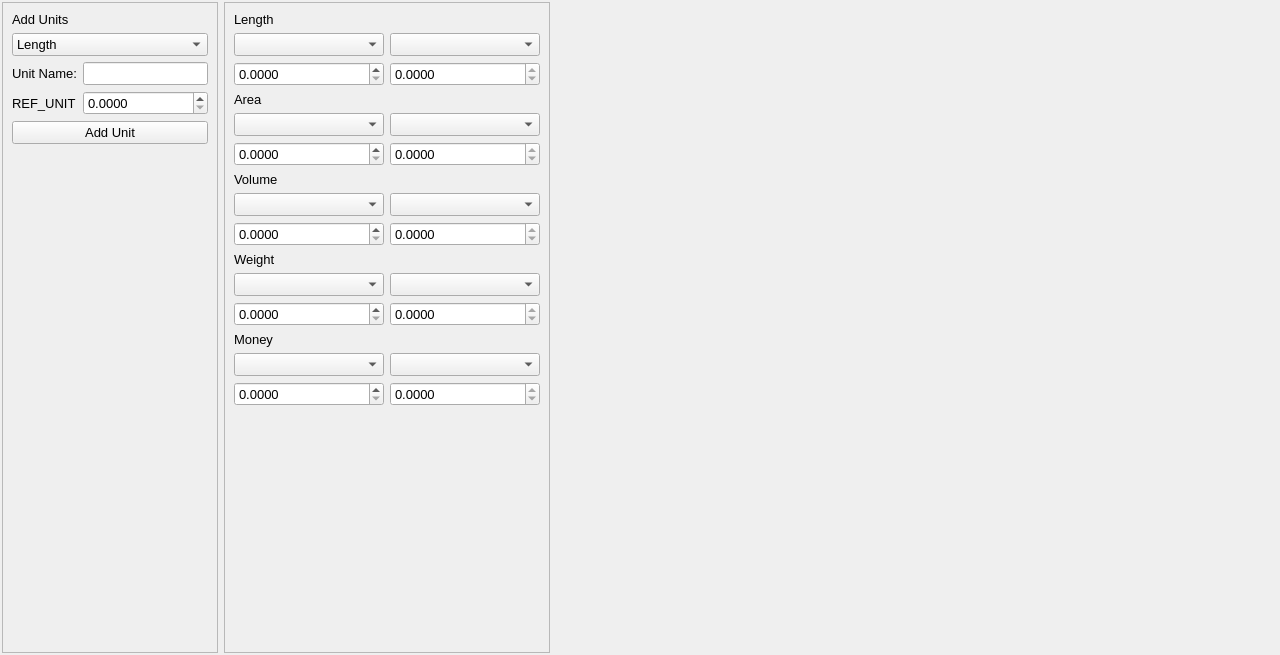
<?xml version="1.0" encoding="UTF-8"?>
<ui version="4.0">
 <class>ConverterTool</class>
 <widget class="QWidget" name="ConverterTool">
  <property name="geometry">
   <rect>
    <x>0</x>
    <y>0</y>
    <width>1280</width>
    <height>655</height>
   </rect>
  </property>
  <property name="windowTitle">
   <string>Converter</string>
  </property>
  <property name="windowIcon">
   <iconset resource="../resources.qrc">
    <normaloff>:/icons/media/converter.png</normaloff>:/icons/media/converter.png</iconset>
  </property>
  <layout class="QHBoxLayout" name="horizontalLayout">
   <property name="leftMargin">
    <number>2</number>
   </property>
   <property name="topMargin">
    <number>2</number>
   </property>
   <property name="rightMargin">
    <number>2</number>
   </property>
   <property name="bottomMargin">
    <number>2</number>
   </property>
   <item>
    <widget class="QFrame" name="frame">
     <property name="sizePolicy">
      <sizepolicy hsizetype="Maximum" vsizetype="Preferred">
       <horstretch>0</horstretch>
       <verstretch>0</verstretch>
      </sizepolicy>
     </property>
     <property name="frameShape">
      <enum>QFrame::StyledPanel</enum>
     </property>
     <property name="frameShadow">
      <enum>QFrame::Raised</enum>
     </property>
     <layout class="QVBoxLayout" name="verticalLayout">
      <item>
       <widget class="QLabel" name="label">
        <property name="font">
         <font>
          <pointsize>10</pointsize>
         </font>
        </property>
        <property name="text">
         <string>Add Units</string>
        </property>
       </widget>
      </item>
      <item>
       <widget class="QComboBox" name="comboBox_unitType">
        <property name="font">
         <font>
          <pointsize>10</pointsize>
         </font>
        </property>
        <item>
         <property name="text">
          <string>Length</string>
         </property>
        </item>
        <item>
         <property name="text">
          <string>Area</string>
         </property>
        </item>
        <item>
         <property name="text">
          <string>Volume</string>
         </property>
        </item>
        <item>
         <property name="text">
          <string>Weight</string>
         </property>
        </item>
        <item>
         <property name="text">
          <string>Money</string>
         </property>
        </item>
       </widget>
      </item>
      <item>
       <layout class="QFormLayout" name="formLayout">
        <item row="0" column="0">
         <widget class="QLabel" name="label_7">
          <property name="font">
           <font>
            <pointsize>10</pointsize>
           </font>
          </property>
          <property name="text">
           <string>Unit Name:</string>
          </property>
         </widget>
        </item>
        <item row="0" column="1">
         <widget class="QLineEdit" name="lineEdit_unitName">
          <property name="font">
           <font>
            <pointsize>10</pointsize>
           </font>
          </property>
         </widget>
        </item>
        <item row="1" column="0">
         <widget class="QLabel" name="label_refUnit">
          <property name="font">
           <font>
            <pointsize>10</pointsize>
           </font>
          </property>
          <property name="text">
           <string>REF_UNIT</string>
          </property>
         </widget>
        </item>
        <item row="1" column="1">
         <widget class="QDoubleSpinBox" name="doubleSpinBox_refUnits">
          <property name="font">
           <font>
            <pointsize>10</pointsize>
           </font>
          </property>
          <property name="decimals">
           <number>4</number>
          </property>
          <property name="maximum">
           <double>999999999.990000009536743</double>
          </property>
         </widget>
        </item>
       </layout>
      </item>
      <item>
       <widget class="QPushButton" name="pushButton_addUnit">
        <property name="font">
         <font>
          <pointsize>10</pointsize>
         </font>
        </property>
        <property name="text">
         <string>Add Unit</string>
        </property>
       </widget>
      </item>
      <item>
       <spacer name="verticalSpacer_2">
        <property name="orientation">
         <enum>Qt::Vertical</enum>
        </property>
        <property name="sizeHint" stdset="0">
         <size>
          <width>20</width>
          <height>40</height>
         </size>
        </property>
       </spacer>
      </item>
     </layout>
    </widget>
   </item>
   <item>
    <widget class="QFrame" name="frame_2">
     <property name="sizePolicy">
      <sizepolicy hsizetype="Preferred" vsizetype="Preferred">
       <horstretch>0</horstretch>
       <verstretch>0</verstretch>
      </sizepolicy>
     </property>
     <property name="frameShape">
      <enum>QFrame::StyledPanel</enum>
     </property>
     <property name="frameShadow">
      <enum>QFrame::Raised</enum>
     </property>
     <layout class="QGridLayout" name="gridLayout">
      <item row="2" column="0">
       <widget class="QDoubleSpinBox" name="doubleSpinBox_length1">
        <property name="font">
         <font>
          <pointsize>10</pointsize>
         </font>
        </property>
        <property name="decimals">
         <number>4</number>
        </property>
        <property name="maximum">
         <double>999999999.990000009536743</double>
        </property>
       </widget>
      </item>
      <item row="5" column="0">
       <widget class="QDoubleSpinBox" name="doubleSpinBox_area1">
        <property name="font">
         <font>
          <pointsize>10</pointsize>
         </font>
        </property>
        <property name="decimals">
         <number>4</number>
        </property>
        <property name="maximum">
         <double>999999999.990000009536743</double>
        </property>
       </widget>
      </item>
      <item row="5" column="1">
       <widget class="QDoubleSpinBox" name="doubleSpinBox_area2">
        <property name="font">
         <font>
          <pointsize>10</pointsize>
         </font>
        </property>
        <property name="readOnly">
         <bool>true</bool>
        </property>
        <property name="decimals">
         <number>4</number>
        </property>
        <property name="maximum">
         <double>999999999.990000009536743</double>
        </property>
       </widget>
      </item>
      <item row="2" column="1">
       <widget class="QDoubleSpinBox" name="doubleSpinBox_length2">
        <property name="font">
         <font>
          <pointsize>10</pointsize>
         </font>
        </property>
        <property name="readOnly">
         <bool>true</bool>
        </property>
        <property name="decimals">
         <number>4</number>
        </property>
        <property name="maximum">
         <double>999999999.990000009536743</double>
        </property>
       </widget>
      </item>
      <item row="11" column="0">
       <widget class="QDoubleSpinBox" name="doubleSpinBox_weight1">
        <property name="font">
         <font>
          <pointsize>10</pointsize>
         </font>
        </property>
        <property name="decimals">
         <number>4</number>
        </property>
        <property name="maximum">
         <double>999999999.990000009536743</double>
        </property>
       </widget>
      </item>
      <item row="8" column="1">
       <widget class="QDoubleSpinBox" name="doubleSpinBox_volume2">
        <property name="font">
         <font>
          <pointsize>10</pointsize>
         </font>
        </property>
        <property name="readOnly">
         <bool>true</bool>
        </property>
        <property name="decimals">
         <number>4</number>
        </property>
        <property name="maximum">
         <double>999999999.990000009536743</double>
        </property>
       </widget>
      </item>
      <item row="8" column="0">
       <widget class="QDoubleSpinBox" name="doubleSpinBox_volume1">
        <property name="font">
         <font>
          <pointsize>10</pointsize>
         </font>
        </property>
        <property name="decimals">
         <number>4</number>
        </property>
        <property name="maximum">
         <double>999999999.990000009536743</double>
        </property>
       </widget>
      </item>
      <item row="11" column="1">
       <widget class="QDoubleSpinBox" name="doubleSpinBox_weight2">
        <property name="font">
         <font>
          <pointsize>10</pointsize>
         </font>
        </property>
        <property name="readOnly">
         <bool>true</bool>
        </property>
        <property name="decimals">
         <number>4</number>
        </property>
        <property name="maximum">
         <double>999999999.990000009536743</double>
        </property>
       </widget>
      </item>
      <item row="3" column="0">
       <widget class="QLabel" name="label_3">
        <property name="sizePolicy">
         <sizepolicy hsizetype="Preferred" vsizetype="Maximum">
          <horstretch>0</horstretch>
          <verstretch>0</verstretch>
         </sizepolicy>
        </property>
        <property name="font">
         <font>
          <pointsize>10</pointsize>
         </font>
        </property>
        <property name="text">
         <string>Area</string>
        </property>
       </widget>
      </item>
      <item row="4" column="0">
       <widget class="QComboBox" name="comboBox_area1">
        <property name="sizePolicy">
         <sizepolicy hsizetype="Minimum" vsizetype="Fixed">
          <horstretch>0</horstretch>
          <verstretch>0</verstretch>
         </sizepolicy>
        </property>
        <property name="minimumSize">
         <size>
          <width>150</width>
          <height>0</height>
         </size>
        </property>
        <property name="font">
         <font>
          <pointsize>10</pointsize>
         </font>
        </property>
       </widget>
      </item>
      <item row="4" column="1">
       <widget class="QComboBox" name="comboBox_area2">
        <property name="sizePolicy">
         <sizepolicy hsizetype="Minimum" vsizetype="Fixed">
          <horstretch>0</horstretch>
          <verstretch>0</verstretch>
         </sizepolicy>
        </property>
        <property name="minimumSize">
         <size>
          <width>150</width>
          <height>0</height>
         </size>
        </property>
        <property name="font">
         <font>
          <pointsize>10</pointsize>
         </font>
        </property>
       </widget>
      </item>
      <item row="12" column="0">
       <widget class="QLabel" name="label_6">
        <property name="sizePolicy">
         <sizepolicy hsizetype="Preferred" vsizetype="Maximum">
          <horstretch>0</horstretch>
          <verstretch>0</verstretch>
         </sizepolicy>
        </property>
        <property name="font">
         <font>
          <pointsize>10</pointsize>
         </font>
        </property>
        <property name="text">
         <string>Money</string>
        </property>
       </widget>
      </item>
      <item row="9" column="0">
       <widget class="QLabel" name="label_5">
        <property name="sizePolicy">
         <sizepolicy hsizetype="Preferred" vsizetype="Maximum">
          <horstretch>0</horstretch>
          <verstretch>0</verstretch>
         </sizepolicy>
        </property>
        <property name="font">
         <font>
          <pointsize>10</pointsize>
         </font>
        </property>
        <property name="text">
         <string>Weight</string>
        </property>
       </widget>
      </item>
      <item row="6" column="0">
       <widget class="QLabel" name="label_4">
        <property name="sizePolicy">
         <sizepolicy hsizetype="Preferred" vsizetype="Maximum">
          <horstretch>0</horstretch>
          <verstretch>0</verstretch>
         </sizepolicy>
        </property>
        <property name="font">
         <font>
          <pointsize>10</pointsize>
         </font>
        </property>
        <property name="text">
         <string>Volume</string>
        </property>
       </widget>
      </item>
      <item row="10" column="0">
       <widget class="QComboBox" name="comboBox_weight1">
        <property name="sizePolicy">
         <sizepolicy hsizetype="Minimum" vsizetype="Fixed">
          <horstretch>0</horstretch>
          <verstretch>0</verstretch>
         </sizepolicy>
        </property>
        <property name="minimumSize">
         <size>
          <width>150</width>
          <height>0</height>
         </size>
        </property>
        <property name="font">
         <font>
          <pointsize>10</pointsize>
         </font>
        </property>
       </widget>
      </item>
      <item row="7" column="0">
       <widget class="QComboBox" name="comboBox_volume1">
        <property name="sizePolicy">
         <sizepolicy hsizetype="Minimum" vsizetype="Fixed">
          <horstretch>0</horstretch>
          <verstretch>0</verstretch>
         </sizepolicy>
        </property>
        <property name="minimumSize">
         <size>
          <width>150</width>
          <height>0</height>
         </size>
        </property>
        <property name="font">
         <font>
          <pointsize>10</pointsize>
         </font>
        </property>
       </widget>
      </item>
      <item row="7" column="1">
       <widget class="QComboBox" name="comboBox_volume2">
        <property name="sizePolicy">
         <sizepolicy hsizetype="Minimum" vsizetype="Fixed">
          <horstretch>0</horstretch>
          <verstretch>0</verstretch>
         </sizepolicy>
        </property>
        <property name="minimumSize">
         <size>
          <width>150</width>
          <height>0</height>
         </size>
        </property>
        <property name="font">
         <font>
          <pointsize>10</pointsize>
         </font>
        </property>
       </widget>
      </item>
      <item row="13" column="0">
       <widget class="QComboBox" name="comboBox_money1">
        <property name="sizePolicy">
         <sizepolicy hsizetype="Minimum" vsizetype="Fixed">
          <horstretch>0</horstretch>
          <verstretch>0</verstretch>
         </sizepolicy>
        </property>
        <property name="minimumSize">
         <size>
          <width>150</width>
          <height>0</height>
         </size>
        </property>
        <property name="font">
         <font>
          <pointsize>10</pointsize>
         </font>
        </property>
       </widget>
      </item>
      <item row="10" column="1">
       <widget class="QComboBox" name="comboBox_weight2">
        <property name="sizePolicy">
         <sizepolicy hsizetype="Minimum" vsizetype="Fixed">
          <horstretch>0</horstretch>
          <verstretch>0</verstretch>
         </sizepolicy>
        </property>
        <property name="minimumSize">
         <size>
          <width>150</width>
          <height>0</height>
         </size>
        </property>
        <property name="font">
         <font>
          <pointsize>10</pointsize>
         </font>
        </property>
       </widget>
      </item>
      <item row="13" column="1">
       <widget class="QComboBox" name="comboBox_money2">
        <property name="sizePolicy">
         <sizepolicy hsizetype="Minimum" vsizetype="Fixed">
          <horstretch>0</horstretch>
          <verstretch>0</verstretch>
         </sizepolicy>
        </property>
        <property name="minimumSize">
         <size>
          <width>150</width>
          <height>0</height>
         </size>
        </property>
        <property name="font">
         <font>
          <pointsize>10</pointsize>
         </font>
        </property>
       </widget>
      </item>
      <item row="15" column="0">
       <spacer name="verticalSpacer">
        <property name="orientation">
         <enum>Qt::Vertical</enum>
        </property>
        <property name="sizeHint" stdset="0">
         <size>
          <width>20</width>
          <height>40</height>
         </size>
        </property>
       </spacer>
      </item>
      <item row="1" column="0">
       <widget class="QComboBox" name="comboBox_length1">
        <property name="sizePolicy">
         <sizepolicy hsizetype="Minimum" vsizetype="Fixed">
          <horstretch>0</horstretch>
          <verstretch>0</verstretch>
         </sizepolicy>
        </property>
        <property name="minimumSize">
         <size>
          <width>150</width>
          <height>0</height>
         </size>
        </property>
        <property name="font">
         <font>
          <pointsize>10</pointsize>
         </font>
        </property>
       </widget>
      </item>
      <item row="0" column="0">
       <widget class="QLabel" name="label_2">
        <property name="sizePolicy">
         <sizepolicy hsizetype="Minimum" vsizetype="Maximum">
          <horstretch>0</horstretch>
          <verstretch>0</verstretch>
         </sizepolicy>
        </property>
        <property name="font">
         <font>
          <pointsize>10</pointsize>
         </font>
        </property>
        <property name="text">
         <string>Length</string>
        </property>
       </widget>
      </item>
      <item row="1" column="1">
       <widget class="QComboBox" name="comboBox_length2">
        <property name="sizePolicy">
         <sizepolicy hsizetype="Minimum" vsizetype="Fixed">
          <horstretch>0</horstretch>
          <verstretch>0</verstretch>
         </sizepolicy>
        </property>
        <property name="minimumSize">
         <size>
          <width>150</width>
          <height>0</height>
         </size>
        </property>
        <property name="font">
         <font>
          <pointsize>10</pointsize>
         </font>
        </property>
       </widget>
      </item>
      <item row="14" column="0">
       <widget class="QDoubleSpinBox" name="doubleSpinBox_money1">
        <property name="font">
         <font>
          <pointsize>10</pointsize>
         </font>
        </property>
        <property name="decimals">
         <number>4</number>
        </property>
        <property name="maximum">
         <double>999999999.990000009536743</double>
        </property>
       </widget>
      </item>
      <item row="14" column="1">
       <widget class="QDoubleSpinBox" name="doubleSpinBox_money2">
        <property name="font">
         <font>
          <pointsize>10</pointsize>
         </font>
        </property>
        <property name="readOnly">
         <bool>true</bool>
        </property>
        <property name="decimals">
         <number>4</number>
        </property>
        <property name="maximum">
         <double>999999999.990000009536743</double>
        </property>
       </widget>
      </item>
     </layout>
    </widget>
   </item>
   <item>
    <spacer name="horizontalSpacer">
     <property name="orientation">
      <enum>Qt::Horizontal</enum>
     </property>
     <property name="sizeHint" stdset="0">
      <size>
       <width>40</width>
       <height>20</height>
      </size>
     </property>
    </spacer>
   </item>
  </layout>
 </widget>
 <resources>
  <include location="../resources.qrc"/>
 </resources>
 <connections/>
</ui>
